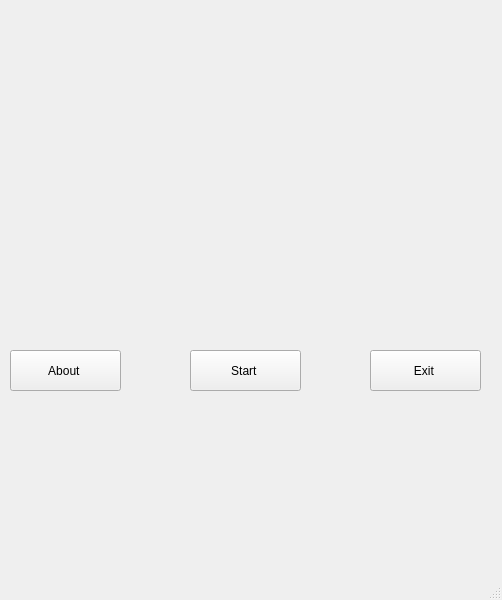
<?xml version="1.0" encoding="UTF-8"?>
<ui version="4.0">
 <class>StartWindows</class>
 <widget class="QMainWindow" name="StartWindows">
  <property name="geometry">
   <rect>
    <x>0</x>
    <y>0</y>
    <width>502</width>
    <height>600</height>
   </rect>
  </property>
  <property name="windowTitle">
   <string>MainWindow</string>
  </property>
  <widget class="QWidget" name="centralwidget">
   <widget class="QPushButton" name="startBtn">
    <property name="geometry">
     <rect>
      <x>190</x>
      <y>350</y>
      <width>111</width>
      <height>41</height>
     </rect>
    </property>
    <property name="text">
     <string>Start </string>
    </property>
   </widget>
   <widget class="QPushButton" name="exitBtn">
    <property name="geometry">
     <rect>
      <x>370</x>
      <y>350</y>
      <width>111</width>
      <height>41</height>
     </rect>
    </property>
    <property name="text">
     <string>Exit </string>
    </property>
   </widget>
   <widget class="QPushButton" name="aboutBtn">
    <property name="geometry">
     <rect>
      <x>10</x>
      <y>350</y>
      <width>111</width>
      <height>41</height>
     </rect>
    </property>
    <property name="text">
     <string>About </string>
    </property>
   </widget>
   <widget class="QLabel" name="labelHero">
    <property name="geometry">
     <rect>
      <x>10</x>
      <y>10</y>
      <width>461</width>
      <height>331</height>
     </rect>
    </property>
    <property name="text">
     <string/>
    </property>
   </widget>
  </widget>
  <widget class="QMenuBar" name="menubar">
   <property name="geometry">
    <rect>
     <x>0</x>
     <y>0</y>
     <width>502</width>
     <height>24</height>
    </rect>
   </property>
  </widget>
  <widget class="QStatusBar" name="statusbar"/>
 </widget>
 <resources/>
 <connections>
  <connection>
   <sender>exitBtn</sender>
   <signal>clicked()</signal>
   <receiver>StartWindows</receiver>
   <slot>close()</slot>
   <hints>
    <hint type="sourcelabel">
     <x>285</x>
     <y>220</y>
    </hint>
    <hint type="destinationlabel">
     <x>395</x>
     <y>211</y>
    </hint>
   </hints>
  </connection>
 </connections>
</ui>
